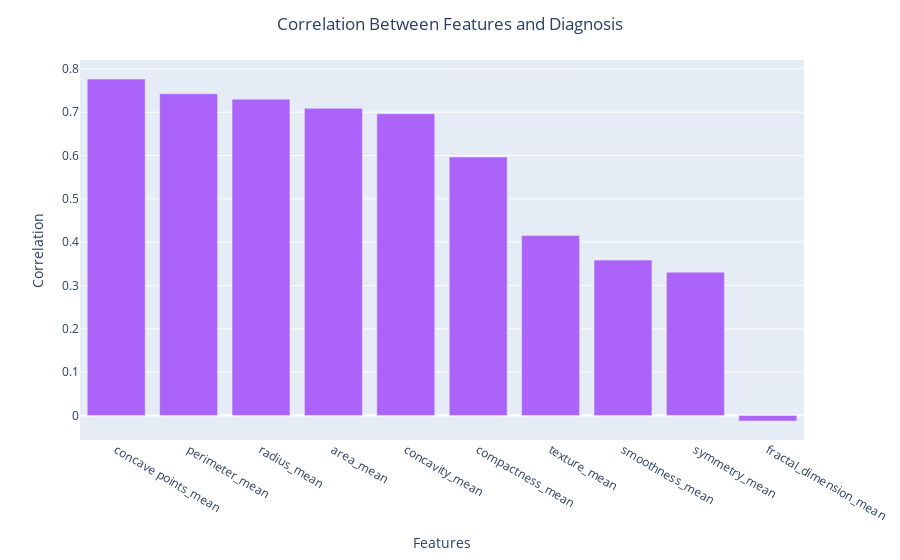

This figure's notebook cell:
### Code cell
# Bar plot with correlation values 
fig = px.bar(x=correlation.index[1:], y=correlation['diagnosis'][1:], color_discrete_sequence=['#AB63FA'])
fig.update_layout(title_text=f'Correlation Between Features and Diagnosis', title_x=0.5) 
fig.update_yaxes(title_text='Correlation')
fig.update_xaxes(title_text='Features')
fig.show()

### Figure 1 — Plotly figure (JSON) as saved in the notebook; plotly's stock layout.template omitted (floating-point values rounded to 4 significant figures)
{"data": [{"alignmentgroup": "True", "hovertemplate": "x=%{x}<br>y=%{y}<extra></extra>", "legendgroup": "", "marker": {"color": "#AB63FA", "pattern": {"shape": ""}}, "name": "", "offsetgroup": "", "orientation": "v", "showlegend": false, "textposition": "auto", "type": "bar", "x": ["concave points_mean", "perimeter_mean", "radius_mean", "area_mean", "concavity_mean", "compactness_mean", "texture_mean", "smoothness_mean", "symmetry_mean", "fractal_dimension_mean"], "xaxis": "x", "y": [0.7766, 0.7426, 0.73, 0.709, 0.6964, 0.5965, 0.4152, 0.3586, 0.3305, -0.01284], "yaxis": "y"}], "layout": {"barmode": "relative", "legend": {"tracegroupgap": 0}, "margin": {"t": 60}, "title": {"text": "Correlation Between Features and Diagnosis", "x": 0.5}, "xaxis": {"anchor": "y", "domain": [0, 1], "title": {"text": "Features"}}, "yaxis": {"anchor": "x", "domain": [0, 1], "title": {"text": "Correlation"}}}}
